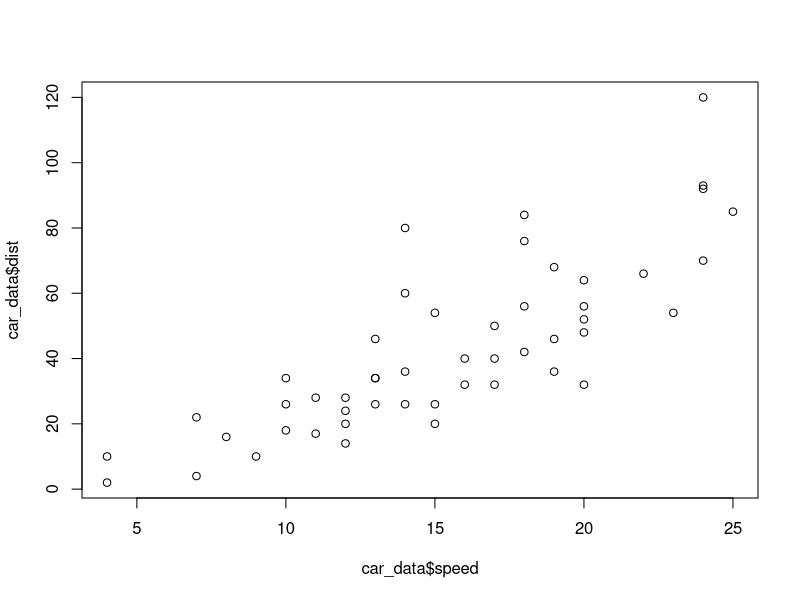

This chart was generated by the following R code: (Note: this script raises an error after producing the figure.)
car_data <- cars
plot(car_data$speed, car_data$dist)
abline(res)
?cars
res <- glm(dist ~ speed, data = car_data)
summary(res)
res$coefficients
coef(res)
plot(car_data$speed, car_data$dist)
abline(res)
res2 <- glm(dist ~ speed, data = car_data)

plot(car_data$speed, car_data$dist)
abline(res2)
